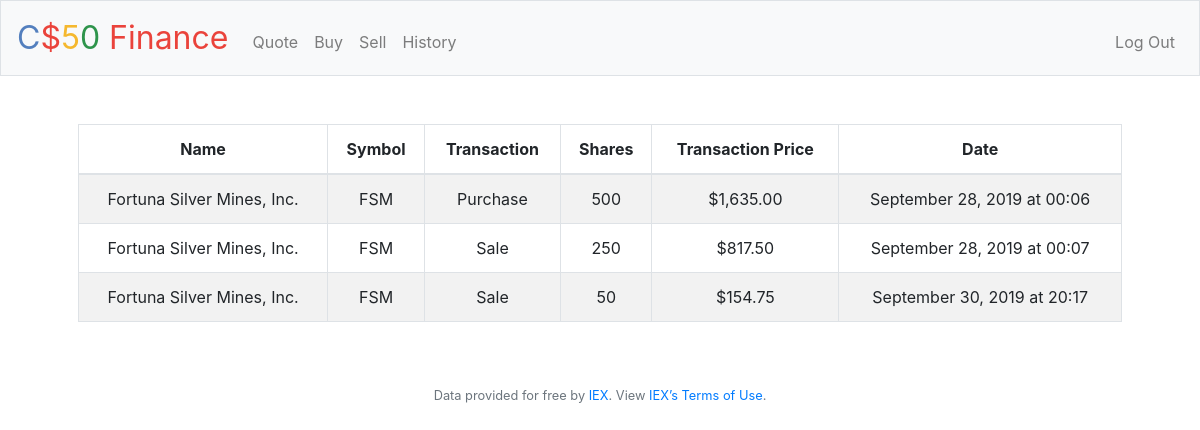
Page /history (signed in) on the committed database.
### tables this page shows
CREATE TABLE "purchases" (
'id' integer PRIMARY KEY NOT NULL,
'user_id' integer NOT NULL,
'stock_id' integer NOT NULL, 'shares' integer NOT NULL,
'date' datetime NOT NULL DEFAULT CURRENT_TIMESTAMP,
'price' integer NOT NULL,
FOREIGN KEY (user_id)
REFERENCES users(id),
FOREIGN KEY (stock_id)
REFERENCES stocks(id)
);

CREATE TABLE stocks( id INTEGER NOT NULL PRIMARY KEY, name varchar(255) NOT NULL UNIQUE, symbol varchar(5) NOT NULL UNIQUE );

### application.py (the view)
@app.route("/history")
@login_required
def history():
    ID=session['user_id']
    hist = db.execute("SELECT * FROM stocks JOIN (SELECT stock_id, shares, date, price,'Purchase' AS Type FROM purchases WHERE user_id=:ID UNION ALL SELECT stock_id, shares, date, price, 'Sale' FROM liquidations WHERE user_id=:ID ORDER BY date) foo ON stocks.id=foo.stock_id",
                        ID=ID)
    for row in hist:
        row['tp']=usd(float(row['price']*int(row['shares'])))
        row['date']=dt.strptime(row['date'], "%Y-%m-%d %H:%M:%S").strftime("%B %d, %Y at %H:%M")
    return render_template("history.html", hist=hist)

### application.py (called while the page is built)
@app.after_request
def after_request(response):
    response.headers["Cache-Control"] = "no-cache, no-store, must-revalidate"
    response.headers["Expires"] = 0
    response.headers["Pragma"] = "no-cache"
    return response

    def execute(self, text, *multiparams, **params):
        try:
            statement = sqlalchemy.text(text).bindparams(*multiparams, **params)
            result = self.engine.execute(str(statement.compile(compile_kwargs={"literal_binds": True})))
            if result.returns_rows:
                rows = result.fetchall()
                return [dict(row) for row in rows]
            elif result.lastrowid is not None:
                return result.lastrowid
            else:
                return result.rowcount
        except sqlalchemy.exc.IntegrityError:
            return None
        except Exception as e:
            raise RuntimeError(e)

### helpers.py (called while the page is built)
def login_required(f):
    @wraps(f)
    def decorated_function(*args, **kwargs):
        if session.get("user_id") is None:
            return redirect("/login")
        return f(*args, **kwargs)
    return decorated_function

def usd(value):
    return f"${value:,.2f}"

### templates/history.html (shortened to what this page needs)
{% extends "layout.html" %}
{% block main %}
<table class="table table-hover table-bordered table-striped">
    <tr>
        <thead>
            <th scope="col">Name</th>
            <th scope="col">Symbol</th>
            <th scope="col">Transaction</th>
            <th scope="col">Shares</th>
            <th scope="col">Transaction Price</th>
            <th scope="col">Date</th>
        </thead>
    </tr>
    <tbody>
        {% for row in hist %}
        <tr>
            <td>{{ row['name'] }}</td>
            <td>{{ row['symbol'] }}</td>
            <td id='type'>{{ row['Type'] }}</td>
            <td>{{ row['shares'] }}</td>
            <td>{{ row['tp'] }}</td>
            <td>{{ row['date'] }}</td>
        </tr>
        {% endfor %}
    </tbody>
</table>
{% endblock %}

### templates/layout.html (shortened to what this page needs)
<!DOCTYPE html>
<html lang="en">
    <head>
        <link href="https://maxcdn.bootstrapcdn.com/bootstrap/4.1.3/css/bootstrap.min.css" rel="stylesheet">
        <link href="/static/styles.css" rel="stylesheet">
    </head>
    <body>
        <nav class="navbar navbar-expand-md navbar-light bg-light border">
            <a class="navbar-brand" href="/"><span class="blue">C</span><span class="red">$</span><span class="yellow">5</span><span class="green">0</span> <span class="red">Finance</span></a>
            <div class="collapse navbar-collapse" id="navbar">
                {% if session.user_id %}
                    <ul class="navbar-nav mr-auto mt-2">
                        <li class="nav-item"><a class="nav-link" href="/quote">Quote</a></li>
                        <li class="nav-item"><a class="nav-link" href="/buy">Buy</a></li>
                        <li class="nav-item"><a class="nav-link" href="/sell">Sell</a></li>
                        <li class="nav-item"><a class="nav-link" href="/history">History</a></li>
                    </ul>
                    <ul class="navbar-nav ml-auto mt-2">
                        <li class="nav-item"><a class="nav-link" href="/logout">Log Out</a></li>
                    </ul>
                {% else %}
                    <ul class="navbar-nav ml-auto mt-2">
                        <li class="nav-item" ><a class="nav-link" href="/register">Register</a></li>
                        <li class="nav-item" ><a class="nav-link" href="/login">Log In</a></li>
                    </ul>
                {% endif %}
            </div>
        </nav>
        <main class="container p-5">
            {% block main %}{% endblock %}
        </main>
        <footer class="small text-center text-muted">
            Data provided for free by <a href="https://iextrading.com/developer">IEX</a>. View <a href="https://iextrading.com/api-exhibit-a/">IEX’s Terms of Use</a>.
        </footer>
    </body>
</html>

### static/styles.css (style rules this page uses)
nav .navbar-brand { font-size: xx-large; }
nav .navbar-brand .blue { color: #537fbe; }
nav .navbar-brand .red { color: #ea433b; }
nav .navbar-brand .yellow { color: #f5b82e; }
nav .navbar-brand .green { color: #2e944b; }
main { overflow-x: auto; text-align: center; }

### rows in the picture
purchases: name "Fortuna Silver Mines, Inc.", symbol "FSM", Type "Purchase", shares "500", tp "$1,635.00", date "September 28, 2019 at 00:06"
stocks: name "Fortuna Silver Mines, Inc.", symbol "FSM", Type "Sale", shares "250", tp "$817.50", date "September 28, 2019 at 00:07", shares "50", tp "$154.75", date "September 30, 2019 at 20:17"
